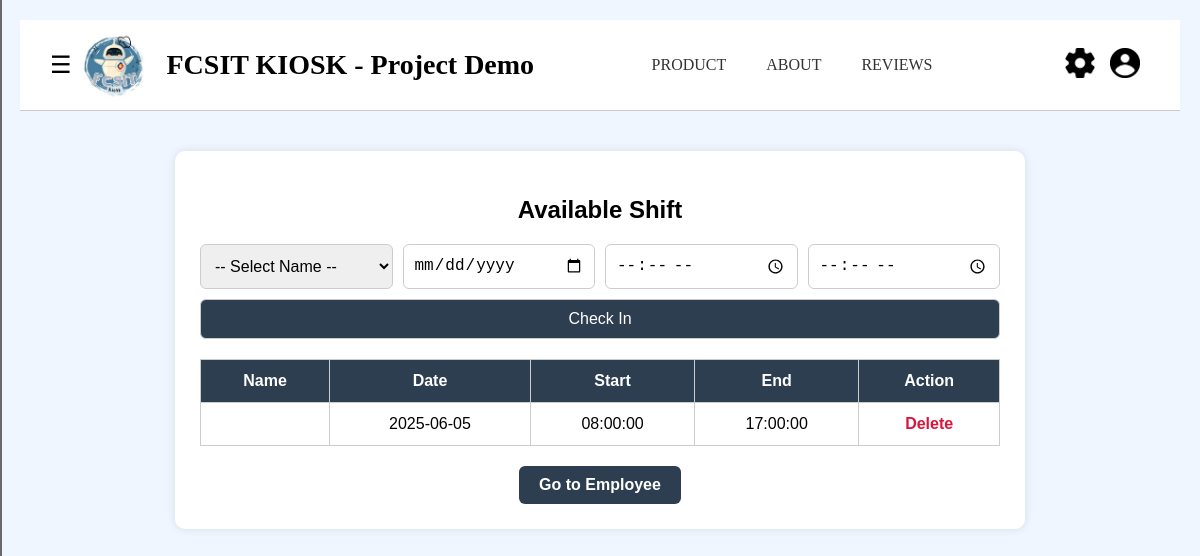
Screenshot of /Employee/schedule.php with the database file from the repository.
### tables this page shows
CREATE TABLE `schedule` (
  `schedule_id` int(11) NOT NULL,
  `employee_name` varchar(255) NOT NULL,
  `shift_date` date DEFAULT NULL,
  `shift_time_start` time DEFAULT NULL,
  `shift_time_end` time DEFAULT NULL
);

### Employee/schedule.php (the view, shortened to what this page needs)
<?php
require "../admin/db_connect.php";
?>
<?php include "employee_frame.php"; ?>
<!DOCTYPE html>
<html lang="en">
<head>
</head>
<body>
<div class="schedule-container">
  <h2>Available Shift</h2>
  <form method="POST">
    <select name="employee_name" required>
      <option value="">-- Select Name --</option>
    </select>
    <input type="date" name="work_date" required>
    <input type="time" name="start_time" required>
    <input type="time" name="end_time" required>
    <button type="submit" name="submit_schedule">Check In</button>
  </form>
  <table>
    <thead>
      <tr>
        <th>Name</th>
        <th>Date</th>
        <th>Start</th>
        <th>End</th>
        <th>Action</th>
      </tr>
    </thead>
    <tbody>
      <?php
      $result = $conn->query("SELECT schedule_id, employee_name, shift_date, shift_time_start, shift_time_end FROM schedule ORDER BY shift_date, shift_time_start");
      if ($result->num_rows > 0):
        while ($row = $result->fetch_assoc()):
      ?>
        <tr>
          <td><?= htmlspecialchars($row['employee_name']) ?></td>
          <td><?= htmlspecialchars($row['shift_date']) ?></td>
          <td><?= htmlspecialchars($row['shift_time_start']) ?></td>
          <td><?= htmlspecialchars($row['shift_time_end']) ?></td>
          <td><a href="?delete_id=<?= $row['schedule_id'] ?>" class="delete-link" onclick="return confirm('Delete this shift?')">Delete</a></td>
        </tr>
      <?php endwhile; else: ?>
        <tr><td colspan="5" class="no-schedule">No schedule submitted yet.</td></tr>
      <?php endif; ?>
    </tbody>
  </table>
  <div style="text-align: center;">
    <a href="../admin/admin_employee.php" class="go-employee">Go to Employee</a>
  </div>
</div>
</body>
</html>

### Employee/employeestyle.css (style rules this page uses)
body { margin: 0; font-family: Arial, sans-serif; background-color: #d4e3fc; }

### Employee/schedule.php (style rules this page uses)
body { font-family: Arial, sans-serif; background-color: #f0f6ff; margin: 0; padding: 20px; }
.schedule-container { max-width: 800px; margin: 40px auto; background: #fff; padding: 25px; border-radius: 10px; box-shadow: 0 0 10px rgba(0,0,0,0.1); }
h2 { text-align: center; margin-bottom: 20px; }
form { display: flex; flex-wrap: wrap; gap: 10px; justify-content: space-between; margin-bottom: 20px; }
select, input, button { flex: 1; min-width: 150px; padding: 10px; font-size: 16px; border: 1px solid #ccc; border-radius: 6px; }
button { background: #2c3e50; color: white; cursor: pointer; }
table { width: 100%; border-collapse: collapse; }
th, td { border: 1px solid #ccc; padding: 12px; text-align: center; }
th { background-color: #2c3e50; color: white; }
.delete-link { color: crimson; font-weight: bold; text-decoration: none; }
.go-employee { display: inline-block; margin-top: 20px; background: #2c3e50; color: white; padding: 10px 20px; border-radius: 6px; text-decoration: none; font-weight: bold; text-align: center; }

### rows the page displays
schedule: shift_date "2025-06-05", shift_time_start "08:00:00", shift_time_end "17:00:00"
